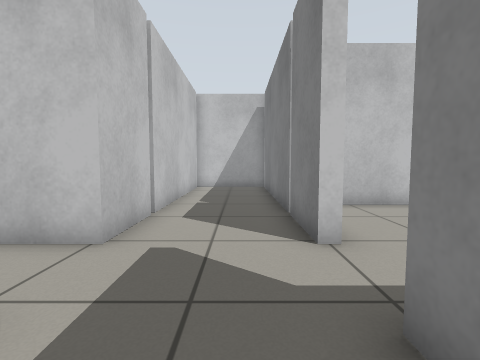
View 1 (above)

15 first-person views from a walk through a world built for the Gazebo simulator. The camera is 0.69 m above the floor, tilts 4° down and sees 85° across. The floor is counted in squares, 0.5 m on a side. Each view is taken from the middle of a square. On the plan, view 1 faces up. The plan holds only what a view shows up to about 13 squares ahead; the rest is blank. The robots in the file are not drawn.

View 2
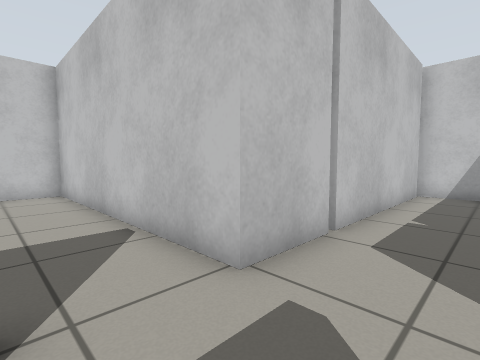

View 3
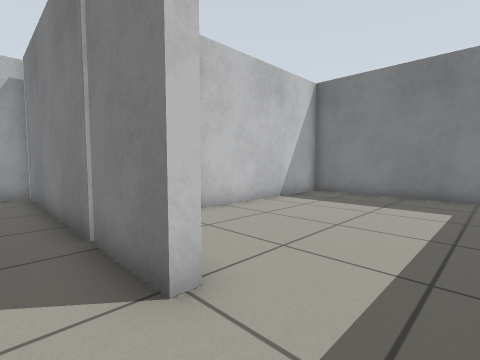

View 4
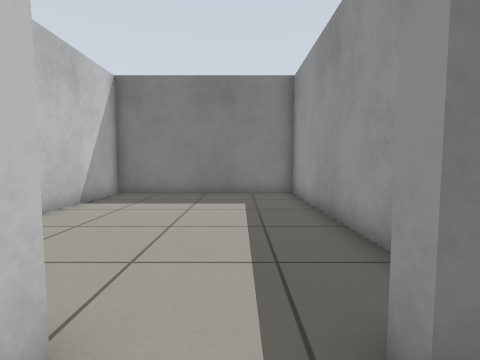

View 5
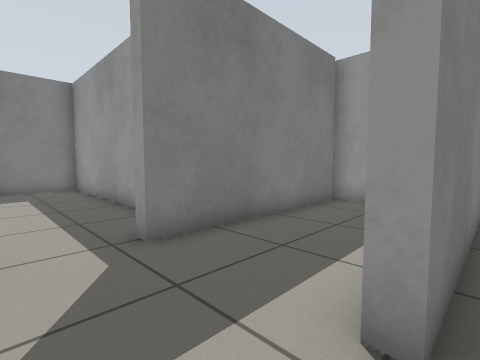

View 6
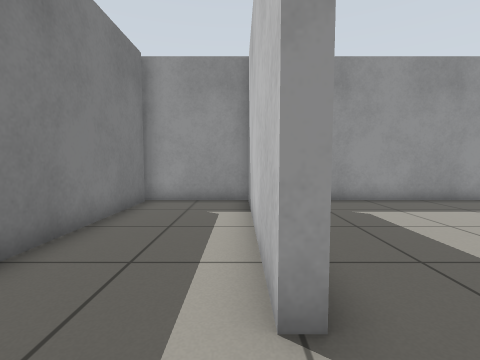

View 7
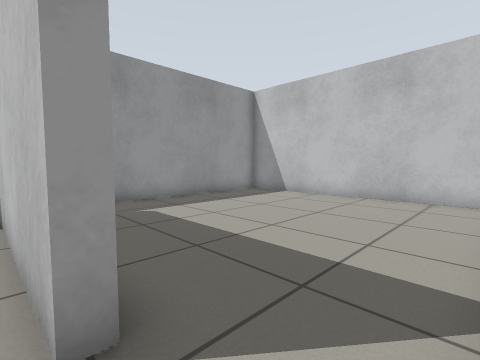

View 8
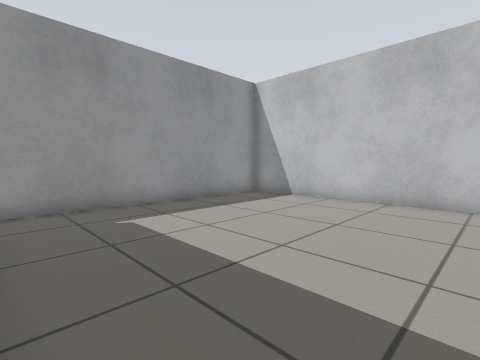

View 9
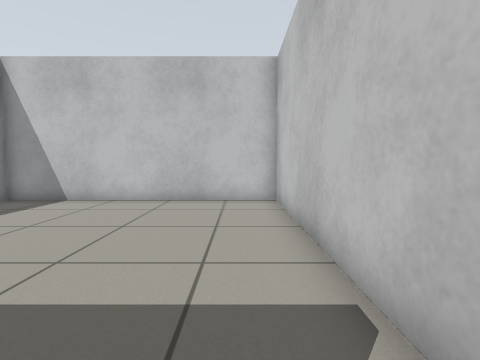

View 10
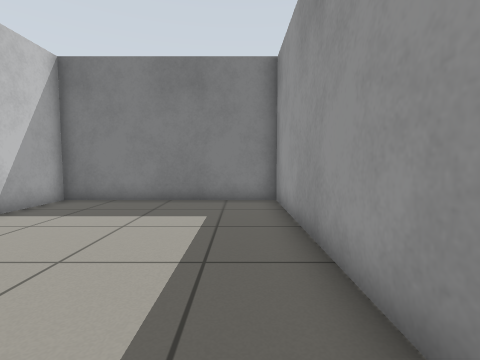

View 11
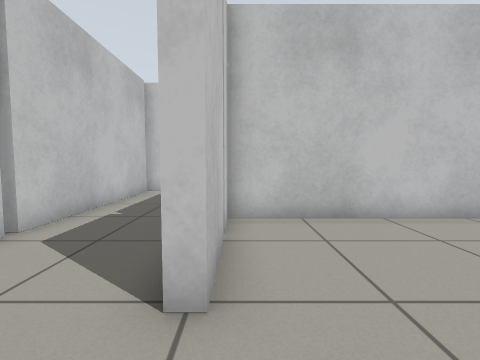

View 12
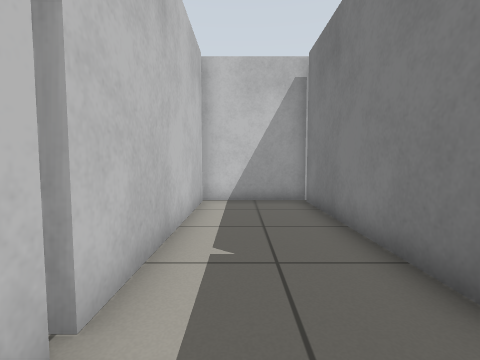

View 13
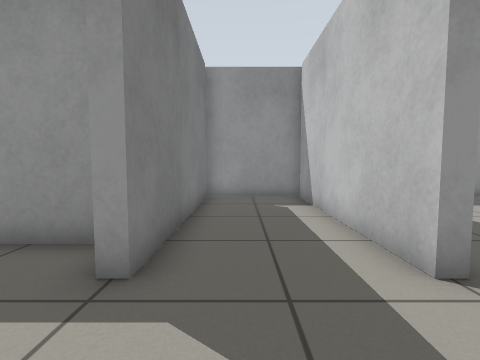

View 14
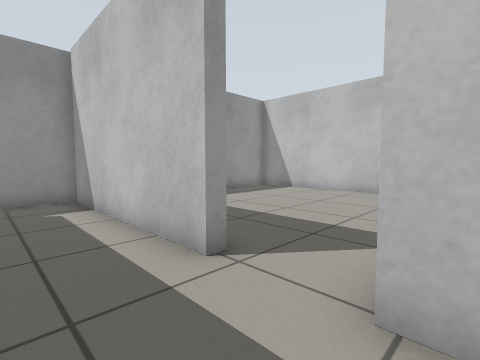

View 15
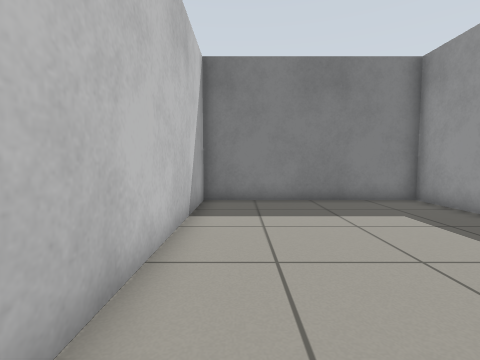

### Floor plan
Points are (right, up) in squares from view 1. A wall is a line through its corners. A room is listed if a view was taken in it or the views show most of it. See-through windows are left out.
Room 1 (views 1, 2, 3, 4, 5, 6, 7, 8, 9, 12, 13, 14)
walls: (-2.7, 2) (-2.3, 2) (-2.3, -5); (1.7, 4.3) (1.3, 4.3) (1.3, 6.8); (-2.3, 6.8) (-2.3, 4.3) (-3.5, 4.3); (1.3, 7) (1.3, 14); (-2.9, -5.3) (1.3, -5.3) (1.3, 2); (1.5, 14.3) (-2.3, 14.3) (-2.3, 7)
ways out: opening at (1, 3) to room 2; gap at (1, 7) to room 2; opening at (-3, 3) to room 3; gap at (-3, 7)
Room 2 (views 10, 11, 15)
walls: (1.7, 6.8) (1.7, 4.3); (2.4, 0.7) (11.3, 0.7) (11.3, 8.3) (1.7, 8.3) (1.7, 7) (1.3, 7); (1.3, 2) (1.8, 2)
ways out: opening at (1, 3) to room 1; gap at (1, 7) to room 1
Room 3 (no view inside)
walls: (-3.5, 4.3) (-12.3, 4.3) (-12.3, -5.3) (-2.9, -5.3); (-2.7, -3.8) (-2.7, 2)
ways out: opening at (-3, 3) to room 1

Positions as (right, up) in squares from view 1, and headings:
1: (0, 0), facing up
2: (0, 2), facing up-left
3: (0, 2), facing up-right
4: (0, 3), facing right
5: (-3, 4), facing down-right
6: (-2, 4), facing down
7: (-2, 4), facing down-left
8: (-3, 3), facing down-left
9: (-3, 3), facing left
10: (2, 2), facing right
11: (2, 2), facing up
12: (-1, 5), facing up
13: (0, 5), facing down
14: (0, 5), facing down-left
15: (2, 7), facing right
